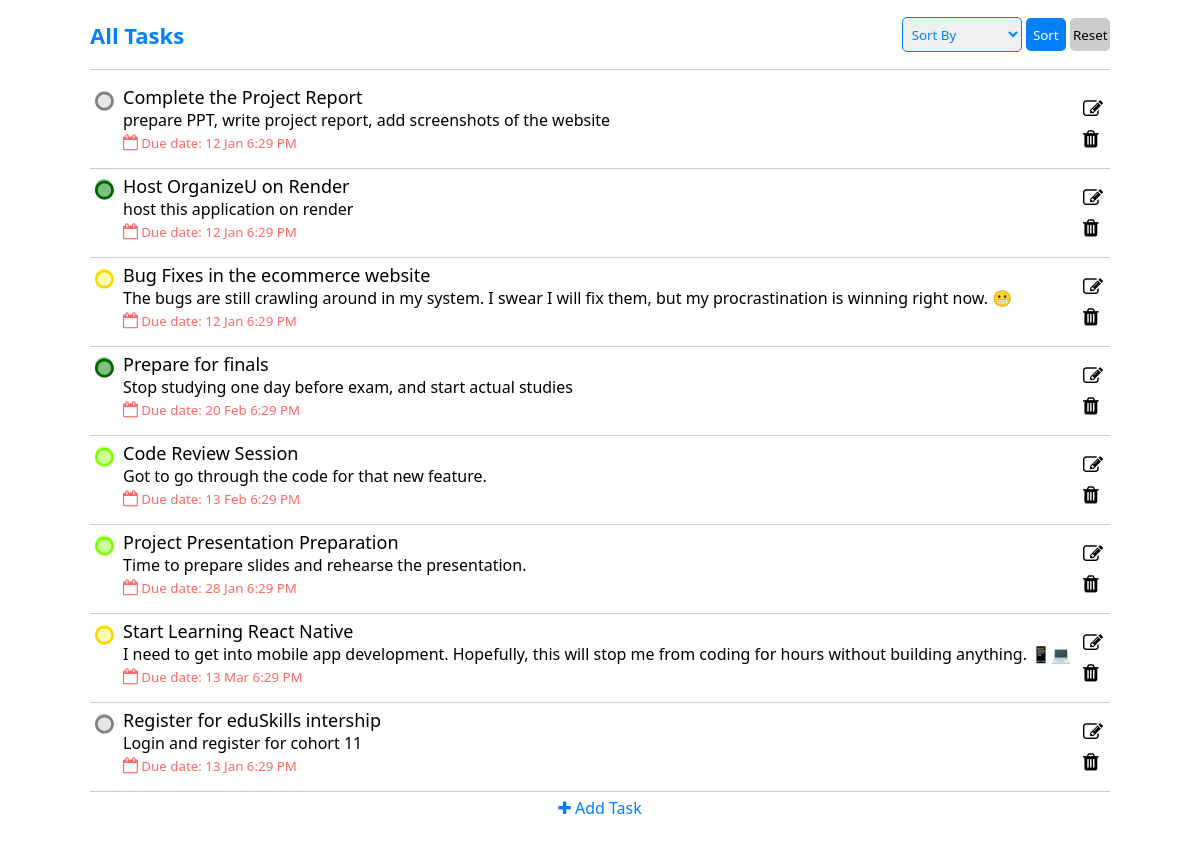
/main/all-tasks.php (signed in), run on the app's committed database.
### tables this page shows
CREATE TABLE `tasks` (
  `Sno` int(11) NOT NULL,
  `task-name` varchar(200) NOT NULL,
  `task-desc` text NOT NULL,
  `due-date` timestamp NULL DEFAULT current_timestamp(),
  `priority` int(10) DEFAULT 4,
  `timestamp` timestamp NOT NULL DEFAULT current_timestamp(),
  `user-id` int(11) NOT NULL
);

### main/all-tasks.php (the view, shortened to what this page needs)
<?php
require_once '../config.php';
?>
<!DOCTYPE html>
<html lang="en">
<head>
    <link rel="stylesheet" href="main-page.css">
    <link href="https://maxcdn.bootstrapcdn.com/font-awesome/4.2.0/css/font-awesome.min.css" rel="stylesheet">
</head>
<body>
    <section id="content-alltasks" class="content">
        <div class="head">
            <div class="heading">
                <span>All Tasks</span>
            </div>
            <form method="post">
                <select name="sort-by" id="sort-box">
                    <option hidden selected value="">Sort By</option>
                </select>
                <span class="buttons">
                    <button class="two" name="sort-submit">Sort</button>
                    <button class="one" name="sort-reset">Reset</button>
                </span>
            </form>
        </div>
        <div class="tasks">
            <?php
                if(isset($_POST['sort-submit'])){
                    $sortBy = $_POST['sort-by'];
                    if($sortBy == "priority"){
                        $sql1 = "SELECT * FROM `tasks` WHERE `user-id` = '{$_SESSION['id']}' ORDER BY `priority` ASC";
                    }
                    if($sortBy == "due-date-asc"){
                        $sql1 = "SELECT * FROM `tasks` WHERE `user-id` = '{$_SESSION['id']}' ORDER BY `due-date` ASC";
                    }
                    if($sortBy == "due-date-desc"){
                        $sql1 = "SELECT * FROM `tasks` WHERE `user-id` = '{$_SESSION['id']}' ORDER BY `due-date` DESC";
                    }
                    if($sortBy == "old-task-first"){
                        $sql1 = "SELECT * FROM `tasks` WHERE `user-id` = '{$_SESSION['id']}' ORDER BY `timestamp` ASC";
                    }
                    if($sortBy == "new-task-first"){
                        $sql1 = "SELECT * FROM `tasks` WHERE `user-id` = '{$_SESSION['id']}' ORDER BY `timestamp` DESC";
                    }
                    if($sortBy == "A-Z"){
                        $sql1 = "SELECT * FROM `tasks` WHERE `user-id` = '{$_SESSION['id']}' ORDER BY `task-name` ASC";
                    }
                    if($sortBy == "Z-A"){
                        $sql1 = "SELECT * FROM `tasks` WHERE `user-id` = '{$_SESSION['id']}' ORDER BY `task-name` DESC";
                    }
                    if($sortBy == ""){
                        $sql1 = "SELECT * FROM `tasks` WHERE `user-id` = '{$_SESSION['id']}' ";
                    }
                }
                else{
                    $sql1 = "SELECT * FROM `tasks` WHERE `user-id` = '{$_SESSION['id']}'";
                }
                $result1 = mysqli_query($conn, $sql1) or die('query unsucessful');
                if(mysqli_num_rows($result1) > 0){
                    while($row = mysqli_fetch_assoc($result1)){
            ?>
            <div class="single-task">
                <div class="todo">
                    <div class="checkbox">
                        <i id="<?php
                            if($row['priority'] == 1){echo 'first'; }
                            else if($row['priority'] == 2){echo 'second'; }
                            else if($row['priority'] == 3){echo 'third'; }
                            else if($row['priority'] == 4){echo 'fourth'; }
                            else{echo 'fourth'; }?>"
                            class="fa fa-solid fa-circle-o">
                        </i>
                    </div>
                    <div class="text">
                        <span class="task-name"><?php echo $row['task-name'];?></span>
                        <p class="task-desc"><?php echo $row['task-desc'];?></p>
                        <div class="display-date">
                            <small style="color: rgb(255, 0, 0, 0.6);"><?php $dueDate = strtotime($row['due-date']); $myFormatForView = date("d M g:i A", $dueDate); echo ' <i style="font-size:16px;" class=" fa fa-solid fa-calendar-o"></i> Due date: ' . $myFormatForView;?></small>
                        </div>
                    </div>
                </div>
                <div class="icons">
                    <i attr-id="<?php echo $row['Sno'] ?>" class="fa fa-solid fa-edit"></i>
                    <i attr-id="<?php echo $row['Sno'] ?>" class="fa fa-solid fa-trash"></i>
                </div>
            </div>
            <?php
                } }
            ?>
            <div class="addtask">
                <form class="add-task" action="function.php" method="post">
                    <div class="add-task-head">
                        <i class="fa fa-light fa-plus"></i>
                        <span>Add Task</span>
                    </div>
                </form>
            </div>
        </div>
    </section>
</body>

### main/main-page.css (style rules this page uses)
:root { --main-color: #0080ff; --background-color: #0080ffcc; }
* { margin: 0; padding: 0; text-decoration: none; font-family: 'system-ui', '-apple-system', 'BlinkMacSystemFont', 'Segoe UI', 'Roboto', 'Oxygen', 'Ubuntu', 'Cantarell', 'Open Sans', 'Helvetica Neue', 'sans-serif'; box-sizing: border-box; scroll-behavior: smooth; }
.content { width: 100%; overflow-y: auto; overflow-x: hidden; display: flex; align-items: center; flex-direction: column; }
.content .head { position: sticky; top: 0; width: 85%; display: flex; justify-content: space-between; align-items: center; height: 70px !important; padding: 20px 0; border-bottom: 1px solid #ccc; background-color: #fff; margin-bottom: 10px; color: var(--main-color); }
.content .head .heading span { font-size: 22px; font-weight: 700; }
.content select { padding: 5px; border: 1px solid var(--main-color); width: 120px; height: 35px; cursor: pointer; outline: none; border-radius: 5px; text-align: left; }
.content select option { color: #999999; font-weight: 500; }
.content select,select option { color: var(--main-color); }
.content .head form .buttons button { width: 40px; height: 33px; margin: 0; padding: 0 3px; font-weight: 500; }
.content .add-task { width: 100%; margin-bottom: 40px; }
.content .add-task .add-task-head { width: 100%; text-align: center; padding: 5px; cursor: pointer; color: var(--main-color); }
.buttons button { width: 80px; height: 30px; padding: 3px; margin: 0 2px; font-weight: 700; border: none; border-radius: 5px; cursor: pointer; }
.buttons .one { background-color: #ccc; }
.buttons .two { background-color: var(--main-color); color: white; }
.content .tasks { width: 85%; }
.content .tasks .single-task { display: flex; justify-content: space-between; flex-direction: row; align-items: center; border-bottom: 1px solid #ccc; padding: 5px 0; cursor: pointer; min-height: 80px; }
.content .tasks .single-task .todo { display: flex; }
.content .tasks .single-task .todo .text { padding: 0 0 10px 5px; }
.content .tasks .single-task .todo span { font-weight: 500; font-size: 18px; }
.content .tasks .single-task .todo .checkbox { padding: 5px; color: gray; }
.content .tasks .single-task .todo i { font-size: 16px; }
.content .tasks .single-task .todo .checkbox i { font-size: 22px; font-weight: 100; width: 18px; height: 19px; border-radius: 50%; background-color: #ddd; }
.content .tasks .single-task .todo .checkbox i#first { color: darkgreen; background-color: rgb(0, 128, 0, 0.5); }
.content .tasks .single-task .todo .checkbox i#second { color: chartreuse; background-color: rgb(127, 255, 0, 0.4); }
.content .tasks .single-task .todo .checkbox i#third { color: gold; background-color: rgb(255, 255, 0, 0.3); }
.content .tasks .single-task .todo .checkbox i#fourth { color: gray; background-color: rgb(128, 128, 128, 0.2); }
.content .tasks .single-task .icons i { width: 30px; text-align: center; margin: 0 2px; padding: 5px; font-size: 20px; display: flex; }

### data on the page
tasks: priority 4 (drawn), value "Complete the Project Report", value "prepare PPT, write project report, add screenshots of the website", value "12 Jan 6:29 PM"
tasks: priority 1 (drawn), value "Host OrganizeU on Render", value "host this application on render", value "12 Jan 6:29 PM"
tasks: priority 3 (drawn), value "Bug Fixes in the ecommerce website", value "The bugs are still crawling around in my system. I swear I will fix them, but my procrastination is winning right now. 😬", value "12 Jan 6:29 PM"
tasks: priority 1 (drawn), value "Prepare for finals", value "Stop studying one day before exam, and start actual studies", value "20 Feb 6:29 PM"
tasks: priority 2 (drawn), value "Code Review Session", value "Got to go through the code for that new feature.", value "13 Feb 6:29 PM"
tasks: priority 2 (drawn), value "Project Presentation Preparation", value "Time to prepare slides and rehearse the presentation.", value "28 Jan 6:29 PM"
tasks: priority 3 (drawn), value "Start Learning React Native", value "I need to get into mobile app development. Hopefully, this will stop me from coding for hours without building anything. 📱💻", value "13 Mar 6:29 PM"
tasks: priority 4 (drawn), value "Register for eduSkills intership", value "Login and register for cohort 11", value "13 Jan 6:29 PM"
